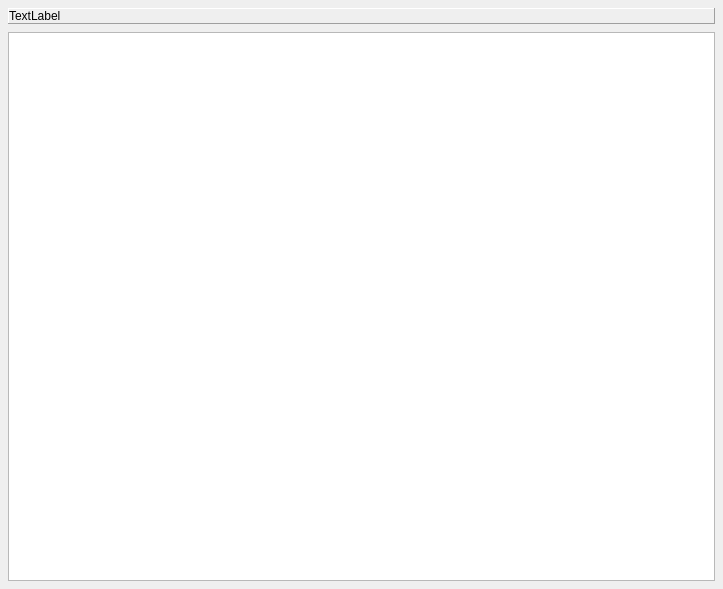
<?xml version="1.0" encoding="UTF-8"?>
<ui version="4.0">
 <class>Dialog</class>
 <widget class="QDialog" name="Dialog">
  <property name="geometry">
   <rect>
    <x>0</x>
    <y>0</y>
    <width>723</width>
    <height>589</height>
   </rect>
  </property>
  <property name="windowTitle">
   <string>Dialog</string>
  </property>
  <layout class="QVBoxLayout" name="verticalLayout">
   <property name="spacing">
    <number>8</number>
   </property>
   <property name="leftMargin">
    <number>8</number>
   </property>
   <property name="topMargin">
    <number>8</number>
   </property>
   <property name="rightMargin">
    <number>8</number>
   </property>
   <property name="bottomMargin">
    <number>8</number>
   </property>
   <item>
    <widget class="QFrame" name="frame">
     <property name="frameShape">
      <enum>QFrame::Panel</enum>
     </property>
     <property name="frameShadow">
      <enum>QFrame::Raised</enum>
     </property>
     <layout class="QHBoxLayout" name="horizontalLayout_21">
      <property name="spacing">
       <number>0</number>
      </property>
      <property name="leftMargin">
       <number>0</number>
      </property>
      <property name="topMargin">
       <number>0</number>
      </property>
      <property name="rightMargin">
       <number>0</number>
      </property>
      <property name="bottomMargin">
       <number>0</number>
      </property>
      <item>
       <widget class="QLabel" name="LBL_MAIN">
        <property name="sizePolicy">
         <sizepolicy hsizetype="Expanding" vsizetype="Preferred">
          <horstretch>0</horstretch>
          <verstretch>0</verstretch>
         </sizepolicy>
        </property>
        <property name="text">
         <string>TextLabel</string>
        </property>
        <property name="style" stdset="0">
         <string>heading</string>
        </property>
       </widget>
      </item>
     </layout>
    </widget>
   </item>
   <item>
    <widget class="QTreeView" name="TVW_MAIN"/>
   </item>
  </layout>
 </widget>
 <resources/>
 <connections/>
</ui>
